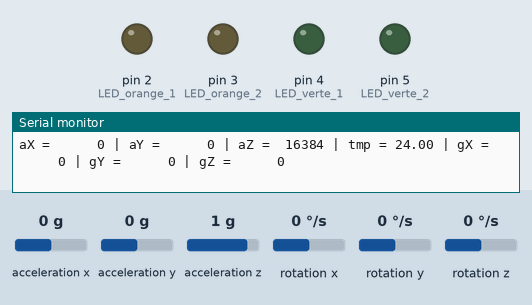
Recording of a sketch running on a simulated Arduino Uno, built with avr-gcc and run on an emulated ATmega328P. Shown: output pins drawn as LEDs (lit = HIGH), the last lines printed to the serial monitor. Wiring (inferred from the names in the program): MPU-6050 motion sensor at I2C address 0x68. The test bench sets the inputs (shaded band); at power-on: acceleration x 0 g, acceleration y 0 g, acceleration z 1 g, rotation x 0 °/s, rotation y 0 °/s, rotation z 0 °/s.

Above: at 1.8 s.
1.9 s: acceleration x set to -0.3 g
4.6 s: acceleration x set to -0.6 g
At 6.1 s:
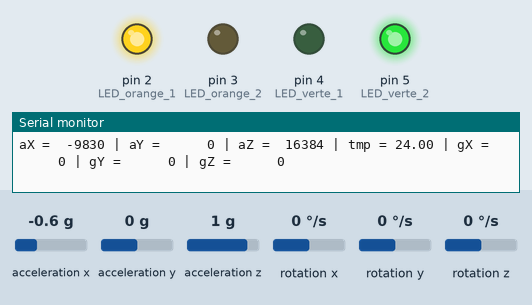
6.7 s: acceleration y set to -0.3 g
9.7 s: acceleration y set to -0.6 g
At 11.5 s:
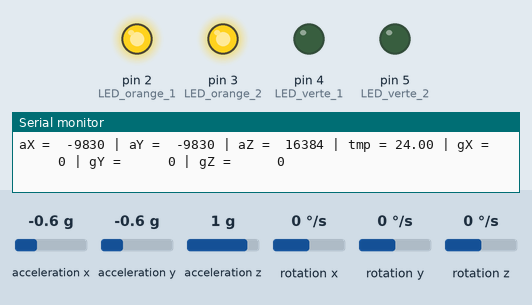
11.8 s: acceleration x set to -0.1 g
13.6 s: acceleration x set to 0.2 g
At 14.9 s:
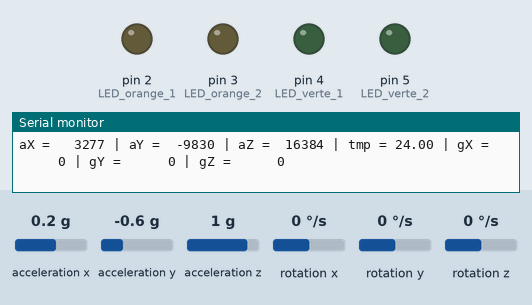
Timing chart, 0 to 16.6 s (numbered marks = the images above; inputs shaded):
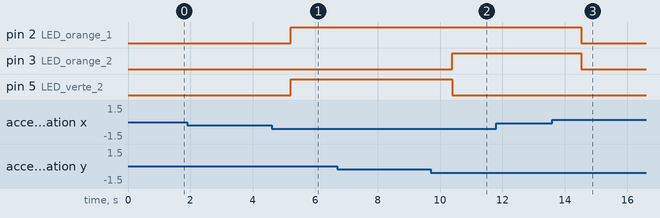

The sketch:

accelerometre.ino
```cpp
#include "Wire.h" // This library allows you to communicate with I2C devices.

const int MPU_ADDR = 0x68; // I2C address of the MPU-6050. If AD0 pin is set to HIGH, the I2C address will be 0x69.

int16_t accelerometer_x, accelerometer_y, accelerometer_z; // variables for accelerometer raw data
int16_t gyro_x, gyro_y, gyro_z; // variables for gyro raw data
int16_t temperature; // variables for temperature data

const int LED_orange_1=2;
const int LED_orange_2=3;
const int LED_verte_1=4;
const int LED_verte_2=5;
char tmp_str[7]; // temporary variable used in convert function

char* convert_int16_to_str(int16_t i) { // converts int16 to string. Moreover, resulting strings will have the same length in the debug monitor.
  sprintf(tmp_str, "%6d", i);
  return tmp_str;
}

void setup() {
  Serial.begin(9600);
  pinMode(LED_orange_1,OUTPUT);
  pinMode(LED_orange_2,OUTPUT);
  pinMode(LED_verte_1,OUTPUT);
  pinMode(LED_verte_2,OUTPUT);
  digitalWrite(LED_orange_1,LOW);
  digitalWrite(LED_orange_2,LOW);
  digitalWrite(LED_verte_1,LOW);
  digitalWrite(LED_verte_2,LOW);

  Wire.begin();
  Wire.beginTransmission(MPU_ADDR); // Begins a transmission to the I2C slave (GY-521 board)
  Wire.write(0x6B); // PWR_MGMT_1 register
  Wire.write(0); // set to zero (wakes up the MPU-6050)
  Wire.endTransmission(true);
}

void loop() {
  Wire.beginTransmission(MPU_ADDR);
  Wire.write(0x3B); // starting with register 0x3B (ACCEL_XOUT_H) [MPU-6000 and MPU-6050 Register Map and Descriptions Revision 4.2, p.40]
  Wire.endTransmission(false); // the parameter indicates that the Arduino will send a restart. As a result, the connection is kept active.
  Wire.requestFrom(MPU_ADDR, 7*2, true); // request a total of 7*2=14 registers

  // "Wire.read()<<8 | Wire.read();" means two registers are read and stored in the same variable
  accelerometer_x = Wire.read()<<8 | Wire.read(); // reading registers: 0x3B (ACCEL_XOUT_H) and 0x3C (ACCEL_XOUT_L)
  accelerometer_y = Wire.read()<<8 | Wire.read(); // reading registers: 0x3D (ACCEL_YOUT_H) and 0x3E (ACCEL_YOUT_L)
  accelerometer_z = Wire.read()<<8 | Wire.read(); // reading registers: 0x3F (ACCEL_ZOUT_H) and 0x40 (ACCEL_ZOUT_L)
  temperature = Wire.read()<<8 | Wire.read(); // reading registers: 0x41 (TEMP_OUT_H) and 0x42 (TEMP_OUT_L)
  gyro_x = Wire.read()<<8 | Wire.read(); // reading registers: 0x43 (GYRO_XOUT_H) and 0x44 (GYRO_XOUT_L)
  gyro_y = Wire.read()<<8 | Wire.read(); // reading registers: 0x45 (GYRO_YOUT_H) and 0x46 (GYRO_YOUT_L)
  gyro_z = Wire.read()<<8 | Wire.read(); // reading registers: 0x47 (GYRO_ZOUT_H) and 0x48 (GYRO_ZOUT_L)

  // print out data
  Serial.print("aX = "); Serial.print(convert_int16_to_str(accelerometer_x));
  Serial.print(" | aY = "); Serial.print(convert_int16_to_str(accelerometer_y));
  Serial.print(" | aZ = "); Serial.print(convert_int16_to_str(accelerometer_z));
  // the following equation was taken from the documentation [MPU-6000/MPU-6050 Register Map and Description, p.30]
  Serial.print(" | tmp = "); Serial.print(temperature/340.00+36.53);
  Serial.print(" | gX = "); Serial.print(convert_int16_to_str(gyro_x));
  Serial.print(" | gY = "); Serial.print(convert_int16_to_str(gyro_y));
  Serial.print(" | gZ = "); Serial.print(convert_int16_to_str(gyro_z));
  Serial.println();

if (accelerometer_x < 1000 && accelerometer_y < - 8000) {
  digitalWrite(LED_orange_1, HIGH) ;
  digitalWrite (LED_orange_2, HIGH);
  digitalWrite (LED_verte_1,LOW) ;
  digitalWrite (LED_verte_2, LOW);
} else if (accelerometer_x < 1000 && accelerometer_y > 8000) {
  digitalWrite (LED_orange_1, LOW);
  digitalWrite (LED_orange_2, LOW) ;
  digitalWrite (LED_verte_1, HIGH);
  digitalWrite (LED_verte_2, HIGH);
} else if (accelerometer_x > 8000 && accelerometer_y < 1000) {
  digitalWrite (LED_orange_1, LOW);
  digitalWrite (LED_orange_2, HIGH) ;
  digitalWrite (LED_verte_1, HIGH) ;
  digitalWrite (LED_verte_2, LOW);
}else if (accelerometer_x < -8000 && accelerometer_y < 1000) {
  digitalWrite (LED_orange_1, HIGH) ;
  digitalWrite (LED_orange_2, LOW);
  digitalWrite (LED_verte_1, LOW);
  digitalWrite (LED_verte_2, HIGH);
} else {
  digitalWrite (LED_orange_1, LOW);
  digitalWrite (LED_orange_2, LOW);
  digitalWrite (LED_verte_1, LOW);
  digitalWrite (LED_verte_2, LOW);
}

  // delay
  delay(1000);
}
```

Measured:
- the behaviour switches between -0.4 and -0.5 g on acceleration x (found by bisection; images 0 and 1)
- the behaviour switches between -0.4 and -0.5 g on acceleration y (found by bisection; images 1 and 2)
- the behaviour switches between 0 and 0.1 g on acceleration x (found by bisection; images 2 and 3)
- after the input at 4.6 s, pin 2 (LED_orange_1), pin 5 (LED_verte_2): LOW → HIGH after 0.61 s
- after the input at 9.7 s, pin 3 (LED_orange_2): LOW → HIGH after 0.69 s; pin 5 (LED_verte_2): HIGH → LOW after 0.69 s
- after the input at 13.6 s, pin 2 (LED_orange_1), pin 3 (LED_orange_2): HIGH → LOW after 0.93 s
